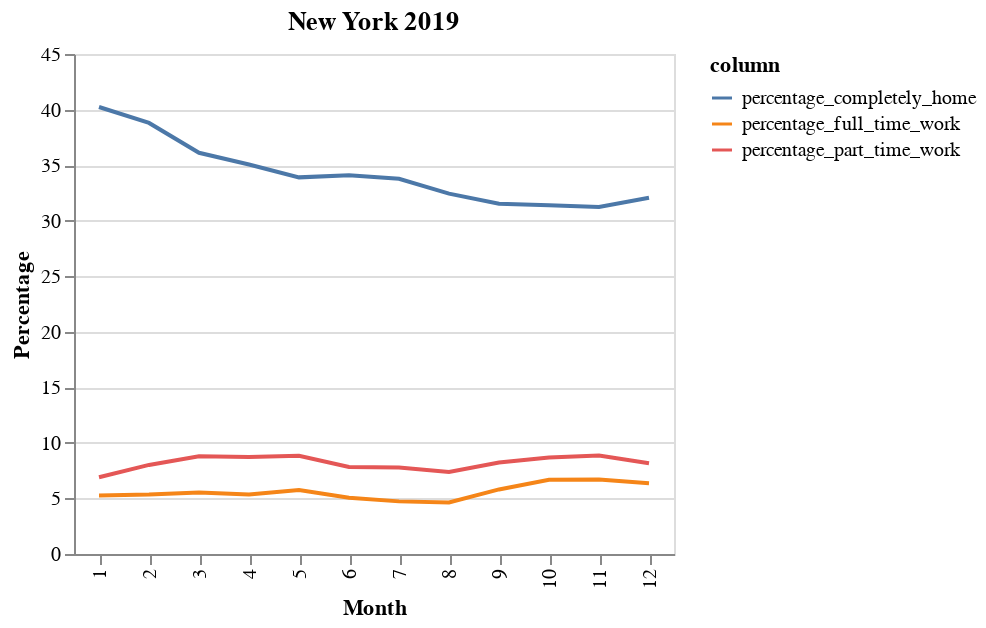

The code cell stored with this chart in its notebook:
### Code cell
#Visualizing percentage of mobility of each mobility type.

title = '{} {}'.format(city,year)
alt.Chart(d, title=title).mark_line().encode(
    x=alt.X('month:O', title='Month'),
    y=alt.Y('value:Q', type='quantitative', title='Percentage'),
    color='column:N'
).properties(
    width=300,
    height=250
).interactive()

### Figure 1 — Vega-Lite specification as saved in the notebook (floating-point values rounded to 4 significant figures)
{"config": {"view": {"continuousWidth": 400, "continuousHeight": 300}}, "data": {"values": [{"month": 1, "column": "percentage_completely_home", "value": 40.23}, {"month": 2, "column": "percentage_completely_home", "value": 38.8}, {"month": 3, "column": "percentage_completely_home", "value": 36.11}, {"month": 4, "column": "percentage_completely_home", "value": 35.06}, {"month": 5, "column": "percentage_completely_home", "value": 33.9}, {"month": 6, "column": "percentage_completely_home", "value": 34.09}, {"month": 7, "column": "percentage_completely_home", "value": 33.77}, {"month": 8, "column": "percentage_completely_home", "value": 32.43}, {"month": 9, "column": "percentage_completely_home", "value": 31.53}, {"month": 10, "column": "percentage_completely_home", "value": 31.38}, {"month": 11, "column": "percentage_completely_home", "value": 31.22}, {"month": 12, "column": "percentage_completely_home", "value": 32.06}, {"month": 1, "column": "percentage_part_time_work", "value": 6.912}, {"month": 2, "column": "percentage_part_time_work", "value": 8.017}, {"month": 3, "column": "percentage_part_time_work", "value": 8.79}, {"month": 4, "column": "percentage_part_time_work", "value": 8.732}, {"month": 5, "column": "percentage_part_time_work", "value": 8.846}, {"month": 6, "column": "percentage_part_time_work", "value": 7.824}, {"month": 7, "column": "percentage_part_time_work", "value": 7.775}, {"month": 8, "column": "percentage_part_time_work", "value": 7.388}, {"month": 9, "column": "percentage_part_time_work", "value": 8.243}, {"month": 10, "column": "percentage_part_time_work", "value": 8.695}, {"month": 11, "column": "percentage_part_time_work", "value": 8.87}, {"month": 12, "column": "percentage_part_time_work", "value": 8.17}, {"month": 1, "column": "percentage_full_time_work", "value": 5.272}, {"month": 2, "column": "percentage_full_time_work", "value": 5.346}, {"month": 3, "column": "percentage_full_time_work", "value": 5.526}, {"month": 4, "column": "percentage_full_time_work", "value": 5.366}, {"month": 5, "column": "percentage_full_time_work", "value": 5.754}, {"month": 6, "column": "percentage_full_time_work", "value": 5.064}, {"month": 7, "column": "percentage_full_time_work", "value": 4.736}, {"month": 8, "column": "percentage_full_time_work", "value": 4.637}, {"month": 9, "column": "percentage_full_time_work", "value": 5.812}, {"month": 10, "column": "percentage_full_time_work", "value": 6.687}, {"month": 11, "column": "percentage_full_time_work", "value": 6.697}, {"month": 12, "column": "percentage_full_time_work", "value": 6.372}]}, "mark": "line", "encoding": {"color": {"type": "nominal", "field": "column"}, "x": {"type": "ordinal", "field": "month", "title": "Month"}, "y": {"type": "quantitative", "field": "value", "title": "Percentage"}}, "height": 250, "selection": {"selector002": {"type": "interval", "bind": "scales", "encodings": ["x", "y"]}}, "title": "New York 2019", "width": 300, "$schema": "https://vega.github.io/schema/vega-lite/v4.8.1.json"}
